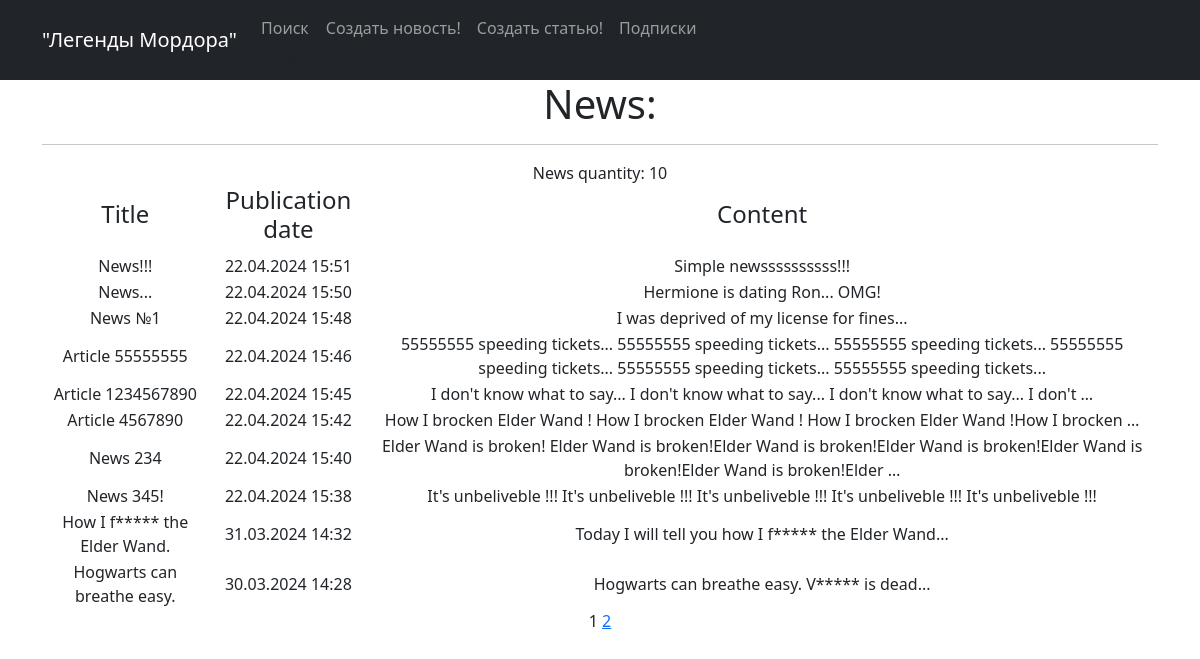
Page /news/ on the committed database.
### news/models.py (models this page shows, shortened)
class Post(models.Model):
    post_author = models.ForeignKey(Author, on_delete=models.CASCADE)
    NEWS = 'NW'
    ARTICLE = 'AR'
    CATEGORY_CHOICES = [
        (NEWS, 'NW'),
        (ARTICLE, 'AR'),
    ]
    category_type = models.CharField(max_length=2, choices=CATEGORY_CHOICES, default=ARTICLE)
    creation_date = models.DateTimeField(auto_now_add=True)
    category_post = models.ManyToManyField(Category, through='PostCategory')
    title = models.CharField(max_length=128)
    content = models.TextField()
    rating = models.SmallIntegerField(default=0)

### news/views.py (the view)
# urls.py: path('', PostsList.as_view(), name='post_list'),
class PostsList(ListView):
    model = Post
    ordering = 'title'
    template_name = 'news.html'
    context_object_name = 'news'
    paginate_by = 10
    def get_queryset(self):
        return Post.objects.order_by('-creation_date')

### news/templatetags/custom_filters.py (called while the page is built)
@register.filter(name='censor')
def censor(value):
    for s_w in stop_word:
        if isinstance(value, str):
            value = value.replace(s_w[1:], "*" * 5)
        else:
            raise ValueError(f'Ошибка! Тип {type(value)} не подходит!')
    return value

### news/templatetags/custom_tags.py (called while the page is built)
@register.simple_tag(takes_context=True)
def url_replace(context, **kwargs):
   d = context['request'].GET.copy()
   for k, v in kwargs.items():
       d[k] = v
   return d.urlencode()

### templates/news.html (shortened to what this page needs)
{% extends 'flatpages/default.html' %}
{% load custom_filters %}
{% load custom_tags %}
{% block title %}
    <h1>News:</h1>
{% endblock title %}
{% block content %}
        {% if news %}
            <hr>
                News quantity:
                {{ news|length }}
                <table>
                    <tr>
                        <td><h4>Title</h4></td>
                        <td><h4>Publication date</h4></td>
                        <td><h4>Content</h4></td>
                    </tr>
                    {% for post in news %}
                    <tr>
                        <td>{{ post.title|censor }}</td>
                        <td>{{ post.creation_date|date:'d.m.Y H:i' }}</td>
                        <td>{{ post.content|censor|truncatewords:20 }}</td>
                        <td>
                        </td>
                    </tr>
                    {% endfor %}
                </table>
        {% else %}
            <h2>No news!</h2>
        {% endif %}
   {{ page_obj.number }}
   {% if page_obj.has_next %}
       <a href="?{% url_replace page=page_obj.next_page_number %}">{{ page_obj.next_page_number }}</a>
   {% endif %}
{% endblock content %}

### rows in the picture
Post: title|censor "News!!!", creation_date "22.04.2024 15:51", content|censor "Simple newssssssssss!!!"
Post: title|censor "News...", creation_date "22.04.2024 15:50", content|censor "Hermione is dating Ron... OMG!"
Post: title|censor "News №1", creation_date "22.04.2024 15:48", content|censor "I was deprived of my license for fines..."
Post: title|censor "Article 55555555", creation_date "22.04.2024 15:46", content|censor "55555555 speeding tickets... 55555555 speeding tickets... 55555555 speeding tickets... 55555555 speeding tickets... 55555555 speeding tickets... 55555555 speeding tickets..."
Post: title|censor "Article 1234567890", creation_date "22.04.2024 15:45", content|censor "I don't know what to say... I don't know what to say... I don't know what to say... I don't …"
Post: title|censor "Article 4567890", creation_date "22.04.2024 15:42", content|censor "How I brocken Elder Wand ! How I brocken Elder Wand ! How I brocken Elder Wand !How I brocken …"
Post: title|censor "News 234", creation_date "22.04.2024 15:40", content|censor "Elder Wand is broken! Elder Wand is broken!Elder Wand is broken!Elder Wand is broken!Elder Wand is broken!Elder Wand is broken!Elder …"
Post: title|censor "News 345!", creation_date "22.04.2024 15:38", content|censor "It's unbeliveble !!! It's unbeliveble !!! It's unbeliveble !!! It's unbeliveble !!! It's unbeliveble !!!"
Post: title|censor "How I f***** the Elder Wand.", creation_date "31.03.2024 14:32", content|censor "Today I will tell you how I f***** the Elder Wand..."
Post: title|censor "Hogwarts can breathe easy.", creation_date "30.03.2024 14:28", content|censor "Hogwarts can breathe easy. V***** is dead..."

### other values in the picture
{{ news|length }} "10"
{{ page_obj.number }} "1"
{{ page_obj.next_page_number }} "2"
